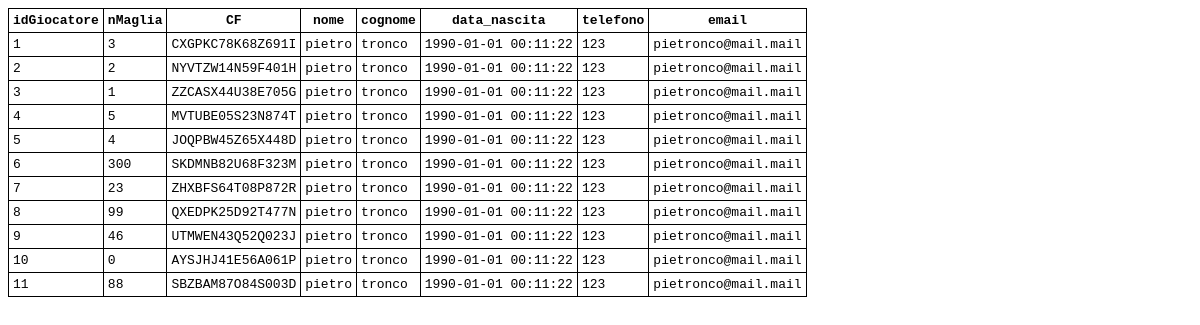
Before: /view-table/giocatore with the older database file.
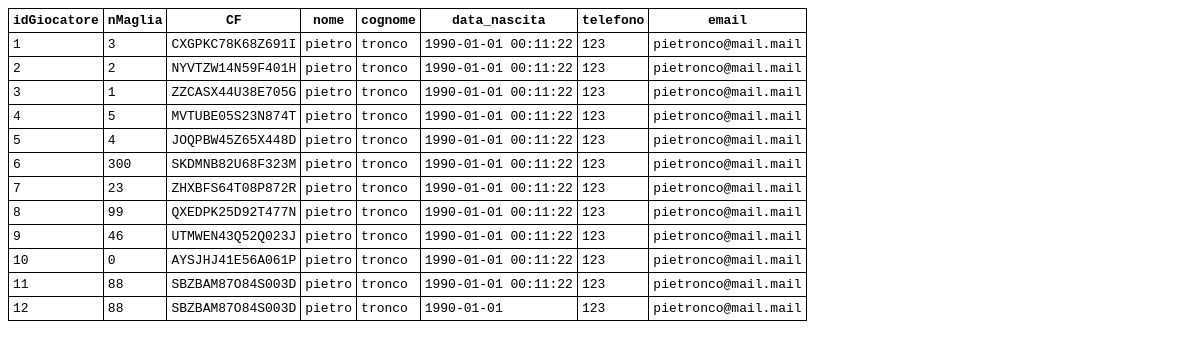
After: the same page with the newer database file.
### tables this page shows
CREATE TABLE GIOCATORE (
     idGiocatore integer not null,
     nMaglia integer not null,
     CF char(64) not null,
     nome char(64) not null,
     cognome char(128) not null,
     data_nascita date not null,
     telefono integer not null,
     email char(128) not null,
     constraint IDGIOCATORE primary key (idGiocatore));

### app.py (the view)
@app.route("/view-table/giocatore")
def get_table_giocatore():
    db_cursor = get_db().cursor()
    cols = db_cursor.execute('pragma table_info(giocatore)').fetchall()
    cols = [ c[1] for c in cols ]
    res = db_cursor.execute('select * from giocatore').fetchall()
    return render_template('view-table.html', cols=cols, rows=res)

### app.py (called while the page is built)
def get_db():
    db = getattr(g, '_database', None)
    if db is None:
        db = g._database = sqlite3.connect('db.db')
    return db

@app.teardown_appcontext
def close_connection(exception):
    db = getattr(g, '_database', None)
    if db is not None:
        db.close()

### templates/view-table.html (shortened to what this page needs)
<!DOCTYPE html>
<html>
<head>
</head>
<body>
<table>
	<thead>
		<tr>
			{% for c in cols %}
				<th>{{ c }}</th>
			{% endfor %}
		</tr>
	</thead>
	<tbody>
		{% for r in rows %}
			<tr>
				{% for val in r %}
					<td>{{ val }}</td>
				{% endfor %}
			</tr>
		{% endfor %}
	</tbody>
</table>
</body>
</html>

### templates/view-table.html (style rules this page uses)
html { font-family: monospace; }
table, td, th { border: 1px solid black; border-collapse: collapse; padding: 4px; }

Changed rows visible on the page:
added GIOCATORE: r "12" "88" "123", CF "SBZBAM87O84S003D", nome "pietro", cognome "tronco", data_nascita "1990-01-01", email "pietronco@mail.mail"
